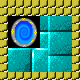

A 2D game scene composited from a Tiled map and its tileset images. What follows is a short description and the map's XML, with every tile layer's data as written:
An orthogonal 10x10 tile map with 8x8 px tiles, 1 tile layer (Tile Layer 1) and 6 objects (player).

<map version="1.0" orientation="orthogonal" renderorder="right-down" width="10" height="10" tilewidth="8" tileheight="8" nextobjectid="8">
 <tileset firstgid="1" name="DungeonTiles" tilewidth="8" tileheight="8" tilecount="49152">
  <image source="../tilesets/DungeonTileSet.png" width="2048" height="1536" />
 </tileset>
 <layer name="Tile Layer 1" width="10" height="10">
  <data>
   <tile gid="17168" />
   <tile gid="17168" />
   <tile gid="17168" />
   <tile gid="17168" />
   <tile gid="17168" />
   <tile gid="17168" />
   <tile gid="17168" />
   <tile gid="17168" />
   <tile gid="17168" />
   <tile gid="17168" />
   <tile gid="17168" />
   <tile gid="17168" />
   <tile gid="17168" />
   <tile gid="17168" />
   <tile gid="17168" />
   <tile gid="17168" />
   <tile gid="17168" />
   <tile gid="17168" />
   <tile gid="17168" />
   <tile gid="17168" />
   <tile gid="17168" />
   <tile gid="15477" />
   <tile gid="15478" />
   <tile gid="15479" />
   <tile gid="15480" />
   <tile gid="17006" />
   <tile gid="17005" />
   <tile gid="17006" />
   <tile gid="17007" />
   <tile gid="17168" />
   <tile gid="17168" />
   <tile gid="15733" />
   <tile gid="15734" />
   <tile gid="15735" />
   <tile gid="15736" />
   <tile gid="17262" />
   <tile gid="17261" />
   <tile gid="17262" />
   <tile gid="17263" />
   <tile gid="17168" />
   <tile gid="17168" />
   <tile gid="15989" />
   <tile gid="15990" />
   <tile gid="15991" />
   <tile gid="15992" />
   <tile gid="16494" />
   <tile gid="16749" />
   <tile gid="16750" />
   <tile gid="16751" />
   <tile gid="17168" />
   <tile gid="17168" />
   <tile gid="16245" />
   <tile gid="16246" />
   <tile gid="16247" />
   <tile gid="16248" />
   <tile gid="16750" />
   <tile gid="17005" />
   <tile gid="17006" />
   <tile gid="17007" />
   <tile gid="17168" />
   <tile gid="17168" />
   <tile gid="16494" />
   <tile gid="16495" />
   <tile gid="16496" />
   <tile gid="16493" />
   <tile gid="16494" />
   <tile gid="17261" />
   <tile gid="17262" />
   <tile gid="17263" />
   <tile gid="17168" />
   <tile gid="17168" />
   <tile gid="16750" />
   <tile gid="16751" />
   <tile gid="16752" />
   <tile gid="16749" />
   <tile gid="16750" />
   <tile gid="16749" />
   <tile gid="16750" />
   <tile gid="16751" />
   <tile gid="17168" />
   <tile gid="17168" />
   <tile gid="17006" />
   <tile gid="17007" />
   <tile gid="17008" />
   <tile gid="17005" />
   <tile gid="17006" />
   <tile gid="17005" />
   <tile gid="17006" />
   <tile gid="17007" />
   <tile gid="17168" />
   <tile gid="17168" />
   <tile gid="17168" />
   <tile gid="17168" />
   <tile gid="17168" />
   <tile gid="17168" />
   <tile gid="17168" />
   <tile gid="17168" />
   <tile gid="17168" />
   <tile gid="17168" />
   <tile gid="17168" />
  </data>
 </layer>
 <objectgroup color="#21a920" name="spawnPoint">
  <object id="7" name="player" x="56" y="56" width="16" height="16" />
 </objectgroup>
 <objectgroup name="collisions">
  <object id="2" x="0" y="0" width="80" height="16" />
  <object id="3" x="0" y="16" width="8" height="56" />
  <object id="4" x="72" y="16" width="8" height="56" />
  <object id="5" x="0" y="72" width="80" height="8" />
 </objectgroup>
 <objectgroup name="door">
  <object id="6" x="10.142" y="19.1571" width="27.8905" height="27.0453">
   <properties>
    <property name="destination" value="testMap1" />
   </properties>
  </object>
 </objectgroup>
</map>
